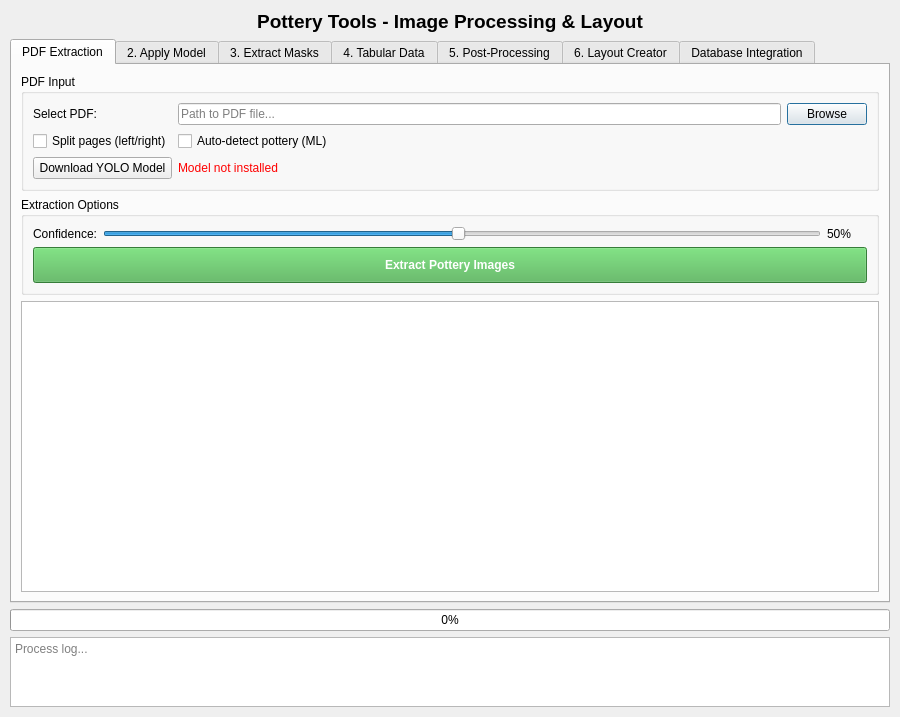
<?xml version="1.0" encoding="UTF-8"?>
<ui version="4.0">
 <class>PotteryTools</class>
 <widget class="QDialog" name="PotteryTools">
  <property name="geometry">
   <rect>
    <x>0</x>
    <y>0</y>
    <width>900</width>
    <height>700</height>
   </rect>
  </property>
  <property name="windowTitle">
   <string>PyArchInit - Pottery Tools</string>
  </property>
  <layout class="QVBoxLayout" name="verticalLayout_main">
   <property name="margin">
    <number>10</number>
   </property>
   <item>
    <widget class="QLabel" name="label_title">
     <property name="font">
      <font>
       <pointsize>14</pointsize>
       <weight>75</weight>
       <bold>true</bold>
      </font>
     </property>
     <property name="text">
      <string>Pottery Tools - Image Processing &amp; Layout</string>
     </property>
     <property name="alignment">
      <set>Qt::AlignCenter</set>
     </property>
    </widget>
   </item>
   <item>
    <widget class="QTabWidget" name="tabWidget_main">
     <property name="currentIndex">
      <number>0</number>
     </property>

     <!-- Tab 1: PDF Extraction -->
     <widget class="QWidget" name="tab_pdf_extraction">
      <attribute name="title">
       <string>PDF Extraction</string>
      </attribute>
      <layout class="QVBoxLayout" name="verticalLayout_pdf">
       <item>
        <widget class="QGroupBox" name="groupBox_pdf_input">
         <property name="title">
          <string>PDF Input</string>
         </property>
         <layout class="QGridLayout" name="gridLayout_pdf">
          <item row="0" column="0">
           <widget class="QLabel" name="label_pdf_file">
            <property name="text">
             <string>Select PDF:</string>
            </property>
           </widget>
          </item>
          <item row="0" column="1">
           <widget class="QLineEdit" name="lineEdit_pdf_path">
            <property name="placeholderText">
             <string>Path to PDF file...</string>
            </property>
           </widget>
          </item>
          <item row="0" column="2">
           <widget class="QPushButton" name="pushButton_browse_pdf">
            <property name="text">
             <string>Browse</string>
            </property>
            <property name="maximumSize">
             <size>
              <width>100</width>
              <height>16777215</height>
             </size>
            </property>
           </widget>
          </item>
          <item row="1" column="0">
           <widget class="QCheckBox" name="checkBox_split_pages">
            <property name="text">
             <string>Split pages (left/right)</string>
            </property>
           </widget>
          </item>
          <item row="1" column="1">
           <widget class="QCheckBox" name="checkBox_auto_detect">
            <property name="text">
             <string>Auto-detect pottery (ML)</string>
            </property>
            <property name="checked">
             <bool>false</bool>
            </property>
           </widget>
          </item>
          <item row="2" column="0">
           <widget class="QPushButton" name="pushButton_download_model">
            <property name="text">
             <string>Download YOLO Model</string>
            </property>
           </widget>
          </item>
          <item row="2" column="1">
           <widget class="QLabel" name="label_model_status">
            <property name="text">
             <string>Model not installed</string>
            </property>
            <property name="styleSheet">
             <string>color: red;</string>
            </property>
           </widget>
          </item>
         </layout>
        </widget>
       </item>
       <item>
        <widget class="QGroupBox" name="groupBox_extraction_options">
         <property name="title">
          <string>Extraction Options</string>
         </property>
         <layout class="QGridLayout" name="gridLayout_extract_opts">
          <item row="0" column="0">
           <widget class="QLabel" name="label_confidence">
            <property name="text">
             <string>Confidence:</string>
            </property>
           </widget>
          </item>
          <item row="0" column="1">
           <widget class="QSlider" name="slider_confidence">
            <property name="minimum">
             <number>1</number>
            </property>
            <property name="maximum">
             <number>100</number>
            </property>
            <property name="value">
             <number>50</number>
            </property>
            <property name="orientation">
             <enum>Qt::Horizontal</enum>
            </property>
           </widget>
          </item>
          <item row="0" column="2">
           <widget class="QLabel" name="label_confidence_value">
            <property name="text">
             <string>50%</string>
            </property>
            <property name="minimumSize">
             <size>
              <width>40</width>
              <height>0</height>
             </size>
            </property>
           </widget>
          </item>
          <item row="1" column="0" colspan="3">
           <widget class="QPushButton" name="pushButton_extract">
            <property name="text">
             <string>Extract Pottery Images</string>
            </property>
            <property name="styleSheet">
             <string>QPushButton { background-color: #4CAF50; color: white; font-weight: bold; padding: 10px; }</string>
            </property>
           </widget>
          </item>
         </layout>
        </widget>
       </item>
       <item>
        <widget class="QListWidget" name="listWidget_extracted">
         <property name="viewMode">
          <enum>QListView::IconMode</enum>
         </property>
         <property name="iconSize">
          <size>
           <width>100</width>
           <height>100</height>
          </size>
         </property>
         <property name="gridSize">
          <size>
           <width>120</width>
           <height>120</height>
          </size>
         </property>
        </widget>
       </item>
      </layout>
     </widget>

     <!-- Tab 2: Layout Creator -->
     <widget class="QWidget" name="tab_apply_model">
      <attribute name="title">
       <string>2. Apply Model</string>
      </attribute>
      <layout class="QVBoxLayout" name="verticalLayout_apply">
       <item>
        <widget class="QGroupBox" name="groupBox_model_params">
         <property name="title">
          <string>Model Parameters</string>
         </property>
         <layout class="QGridLayout" name="gridLayout_model">
          <item row="0" column="0">
           <widget class="QLabel" name="label_kernel">
            <property name="text">
             <string>Kernel Size:</string>
            </property>
           </widget>
          </item>
          <item row="0" column="1">
           <widget class="QSpinBox" name="spinBox_kernel">
            <property name="minimum">
             <number>1</number>
            </property>
            <property name="maximum">
             <number>10</number>
            </property>
            <property name="value">
             <number>2</number>
            </property>
           </widget>
          </item>
          <item row="1" column="0">
           <widget class="QLabel" name="label_iterations">
            <property name="text">
             <string>Iterations:</string>
            </property>
           </widget>
          </item>
          <item row="1" column="1">
           <widget class="QSpinBox" name="spinBox_iterations">
            <property name="minimum">
             <number>1</number>
            </property>
            <property name="maximum">
             <number>20</number>
            </property>
            <property name="value">
             <number>10</number>
            </property>
           </widget>
          </item>
          <item row="2" column="0" colspan="2">
           <widget class="QPushButton" name="pushButton_apply_model">
            <property name="text">
             <string>Apply Model to Images</string>
            </property>
           </widget>
          </item>
         </layout>
        </widget>
       </item>
       <item>
        <widget class="QListWidget" name="listWidget_masks"/>
       </item>
      </layout>
     </widget>
     <widget class="QWidget" name="tab_extract_masks">
      <attribute name="title">
       <string>3. Extract Masks</string>
      </attribute>
      <layout class="QVBoxLayout" name="verticalLayout_extract">
       <item>
        <widget class="QPushButton" name="pushButton_extract_masks">
         <property name="text">
          <string>Extract Individual Pottery Instances</string>
         </property>
        </widget>
       </item>
       <item>
        <widget class="QListWidget" name="listWidget_pottery_cards"/>
       </item>
      </layout>
     </widget>
     <widget class="QWidget" name="tab_tabular">
      <attribute name="title">
       <string>4. Tabular Data</string>
      </attribute>
      <layout class="QVBoxLayout" name="verticalLayout_tabular">
       <item>
        <widget class="QTableWidget" name="tableWidget_pottery_data">
         <column>
          <property name="text">
           <string>ID</string>
          </property>
         </column>
         <column>
          <property name="text">
           <string>Image</string>
          </property>
         </column>
         <column>
          <property name="text">
           <string>Type</string>
          </property>
         </column>
         <column>
          <property name="text">
           <string>Notes</string>
          </property>
         </column>
        </widget>
       </item>
       <item>
        <widget class="QPushButton" name="pushButton_save_tabular">
         <property name="text">
          <string>Save Tabular Data</string>
         </property>
        </widget>
       </item>
      </layout>
     </widget>
     <widget class="QWidget" name="tab_postprocess">
      <attribute name="title">
       <string>5. Post-Processing</string>
      </attribute>
      <layout class="QVBoxLayout" name="verticalLayout_post">
       <item>
        <widget class="QGroupBox" name="groupBox_postprocess">
         <property name="title">
          <string>Processing Options</string>
         </property>
         <layout class="QVBoxLayout" name="verticalLayout_post_opts">
          <item>
           <widget class="QCheckBox" name="checkBox_auto_flip_v">
            <property name="text">
             <string>Auto Vertical Flip</string>
            </property>
            <property name="checked">
             <bool>true</bool>
            </property>
           </widget>
          </item>
          <item>
           <widget class="QCheckBox" name="checkBox_auto_flip_h">
            <property name="text">
             <string>Auto Horizontal Flip</string>
            </property>
            <property name="checked">
             <bool>true</bool>
            </property>
           </widget>
          </item>
          <item>
           <widget class="QCheckBox" name="checkBox_classify">
            <property name="text">
             <string>Auto-classify ENT/FRAG</string>
            </property>
            <property name="checked">
             <bool>true</bool>
            </property>
           </widget>
          </item>
          <item>
           <widget class="QPushButton" name="pushButton_process_all">
            <property name="text">
             <string>Process All Images</string>
            </property>
           </widget>
          </item>
         </layout>
        </widget>
       </item>
       <item>
        <widget class="QListWidget" name="listWidget_processed"/>
       </item>
      </layout>
     </widget>
     <widget class="QWidget" name="tab_layout">
      <attribute name="title">
       <string>6. Layout Creator</string>
      </attribute>
      <layout class="QVBoxLayout" name="verticalLayout_layout">
       <item>
        <widget class="QGroupBox" name="groupBox_image_source">
         <property name="title">
          <string>Image Source</string>
         </property>
         <layout class="QVBoxLayout" name="verticalLayout_source">
          <item>
           <widget class="QRadioButton" name="radioButton_from_extraction">
            <property name="text">
             <string>Use extracted images from PDF</string>
            </property>
            <property name="checked">
             <bool>true</bool>
            </property>
           </widget>
          </item>
          <item>
           <widget class="QRadioButton" name="radioButton_from_folder">
            <property name="text">
             <string>Load from folder</string>
            </property>
           </widget>
          </item>
          <item>
           <widget class="QRadioButton" name="radioButton_from_db">
            <property name="text">
             <string>Load from database (Pottery/Inventory records)</string>
            </property>
           </widget>
          </item>
          <item>
           <layout class="QHBoxLayout" name="horizontalLayout_folder">
            <item>
             <widget class="QLineEdit" name="lineEdit_folder_path">
              <property name="enabled">
               <bool>false</bool>
              </property>
              <property name="placeholderText">
               <string>Select folder with images...</string>
              </property>
             </widget>
            </item>
            <item>
             <widget class="QPushButton" name="pushButton_browse_folder">
              <property name="enabled">
               <bool>false</bool>
              </property>
              <property name="text">
               <string>Browse</string>
              </property>
              <property name="maximumSize">
               <size>
                <width>100</width>
                <height>16777215</height>
               </size>
              </property>
             </widget>
            </item>
           </layout>
          </item>
         </layout>
        </widget>
       </item>
       <item>
        <widget class="QGroupBox" name="groupBox_layout_settings">
         <property name="title">
          <string>Layout Settings</string>
         </property>
         <layout class="QGridLayout" name="gridLayout_layout">
          <item row="0" column="0">
           <widget class="QLabel" name="label_layout_mode">
            <property name="text">
             <string>Layout Mode:</string>
            </property>
           </widget>
          </item>
          <item row="0" column="1">
           <widget class="QComboBox" name="comboBox_layout_mode">
            <item>
             <property name="text">
              <string>Grid</string>
             </property>
            </item>
            <item>
             <property name="text">
              <string>Puzzle (optimized)</string>
             </property>
            </item>
           </widget>
          </item>
          <item row="0" column="2">
           <widget class="QLabel" name="label_page_size">
            <property name="text">
             <string>Page Size:</string>
            </property>
           </widget>
          </item>
          <item row="0" column="3">
           <widget class="QComboBox" name="comboBox_page_size">
            <item>
             <property name="text">
              <string>A4</string>
             </property>
            </item>
            <item>
             <property name="text">
              <string>A3</string>
             </property>
            </item>
            <item>
             <property name="text">
              <string>Letter</string>
             </property>
            </item>
           </widget>
          </item>
          <item row="1" column="0">
           <widget class="QLabel" name="label_grid_rows">
            <property name="text">
             <string>Rows:</string>
            </property>
           </widget>
          </item>
          <item row="1" column="1">
           <widget class="QSpinBox" name="spinBox_rows">
            <property name="minimum">
             <number>1</number>
            </property>
            <property name="maximum">
             <number>10</number>
            </property>
            <property name="value">
             <number>4</number>
            </property>
           </widget>
          </item>
          <item row="1" column="2">
           <widget class="QLabel" name="label_grid_cols">
            <property name="text">
             <string>Columns:</string>
            </property>
           </widget>
          </item>
          <item row="1" column="3">
           <widget class="QSpinBox" name="spinBox_cols">
            <property name="minimum">
             <number>1</number>
            </property>
            <property name="maximum">
             <number>10</number>
            </property>
            <property name="value">
             <number>3</number>
            </property>
           </widget>
          </item>
          <item row="2" column="0">
           <widget class="QCheckBox" name="checkBox_add_captions">
            <property name="text">
             <string>Add captions</string>
            </property>
            <property name="checked">
             <bool>true</bool>
            </property>
           </widget>
          </item>
          <item row="2" column="1">
           <widget class="QCheckBox" name="checkBox_add_scale">
            <property name="text">
             <string>Add scale bar</string>
            </property>
            <property name="checked">
             <bool>true</bool>
            </property>
           </widget>
          </item>
          <item row="2" column="2">
           <widget class="QLabel" name="label_scale_cm">
            <property name="text">
             <string>Scale (cm):</string>
            </property>
           </widget>
          </item>
          <item row="2" column="3">
           <widget class="QSpinBox" name="spinBox_scale_cm">
            <property name="minimum">
             <number>1</number>
            </property>
            <property name="value">
             <number>5</number>
            </property>
           </widget>
          </item>
         </layout>
        </widget>
       </item>
       <item>
        <layout class="QHBoxLayout" name="horizontalLayout_layout_buttons">
         <item>
          <widget class="QPushButton" name="pushButton_preview_layout">
           <property name="text">
            <string>Preview Layout</string>
           </property>
          </widget>
         </item>
         <item>
          <widget class="QPushButton" name="pushButton_generate_layout">
           <property name="text">
            <string>Generate Layout</string>
           </property>
           <property name="styleSheet">
            <string>QPushButton { background-color: #2196F3; color: white; font-weight: bold; padding: 10px; }</string>
           </property>
          </widget>
         </item>
        </layout>
       </item>
       <item>
        <widget class="QGraphicsView" name="graphicsView_preview">
         <property name="minimumSize">
          <size>
           <width>0</width>
           <height>200</height>
          </size>
         </property>
        </widget>
       </item>
      </layout>
     </widget>

     <!-- Tab 3: Database Integration -->
     <widget class="QWidget" name="tab_database">
      <attribute name="title">
       <string>Database Integration</string>
      </attribute>
      <layout class="QVBoxLayout" name="verticalLayout_db">
       <item>
        <widget class="QGroupBox" name="groupBox_db_selection">
         <property name="title">
          <string>Select Records</string>
         </property>
         <layout class="QVBoxLayout" name="verticalLayout_db_sel">
          <item>
           <layout class="QHBoxLayout" name="horizontalLayout_db_type">
            <item>
             <widget class="QRadioButton" name="radioButton_pottery">
              <property name="text">
               <string>Pottery Records</string>
              </property>
              <property name="checked">
               <bool>true</bool>
              </property>
             </widget>
            </item>
            <item>
             <widget class="QRadioButton" name="radioButton_inventory">
              <property name="text">
               <string>Inventory Materials</string>
              </property>
             </widget>
            </item>
           </layout>
          </item>
          <item>
           <layout class="QHBoxLayout" name="horizontalLayout_filters">
            <item>
             <widget class="QLabel" name="label_site_filter">
              <property name="text">
               <string>Site:</string>
              </property>
             </widget>
            </item>
            <item>
             <widget class="QComboBox" name="comboBox_site">
              <property name="editable">
               <bool>true</bool>
              </property>
             </widget>
            </item>
            <item>
             <widget class="QLabel" name="label_area_filter">
              <property name="text">
               <string>Area:</string>
              </property>
             </widget>
            </item>
            <item>
             <widget class="QComboBox" name="comboBox_area">
              <property name="editable">
               <bool>true</bool>
              </property>
             </widget>
            </item>
            <item>
             <widget class="QPushButton" name="pushButton_load_records">
              <property name="text">
               <string>Load Records</string>
              </property>
             </widget>
            </item>
           </layout>
          </item>
         </layout>
        </widget>
       </item>
       <item>
        <widget class="QTableWidget" name="tableWidget_records">
         <property name="alternatingRowColors">
          <bool>true</bool>
         </property>
         <property name="selectionBehavior">
          <enum>QAbstractItemView::SelectRows</enum>
         </property>
         <column>
          <property name="text">
           <string>ID</string>
          </property>
         </column>
         <column>
          <property name="text">
           <string>Number</string>
          </property>
         </column>
         <column>
          <property name="text">
           <string>Type</string>
          </property>
         </column>
         <column>
          <property name="text">
           <string>Class</string>
          </property>
         </column>
         <column>
          <property name="text">
           <string>Image</string>
          </property>
         </column>
         <column>
          <property name="text">
           <string>Select</string>
          </property>
         </column>
        </widget>
       </item>
       <item>
        <layout class="QHBoxLayout" name="horizontalLayout_db_buttons">
         <item>
          <widget class="QPushButton" name="pushButton_select_all">
           <property name="text">
            <string>Select All</string>
           </property>
          </widget>
         </item>
         <item>
          <widget class="QPushButton" name="pushButton_deselect_all">
           <property name="text">
            <string>Deselect All</string>
           </property>
          </widget>
         </item>
         <item>
          <spacer name="horizontalSpacer">
           <property name="orientation">
            <enum>Qt::Horizontal</enum>
           </property>
           <property name="sizeHint" stdset="0">
            <size>
             <width>40</width>
             <height>20</height>
            </size>
           </property>
          </spacer>
         </item>
         <item>
          <widget class="QPushButton" name="pushButton_add_to_layout">
           <property name="text">
            <string>Add Selected to Layout</string>
           </property>
           <property name="styleSheet">
            <string>QPushButton { background-color: #FF9800; color: white; font-weight: bold; }</string>
           </property>
          </widget>
         </item>
        </layout>
       </item>
      </layout>
     </widget>
    </widget>
   </item>
   <item>
    <widget class="QProgressBar" name="progressBar">
     <property name="value">
      <number>0</number>
     </property>
    </widget>
   </item>
   <item>
    <widget class="QTextEdit" name="textEdit_log">
     <property name="maximumSize">
      <size>
       <width>16777215</width>
       <height>100</height>
      </size>
     </property>
     <property name="readOnly">
      <bool>true</bool>
     </property>
     <property name="placeholderText">
      <string>Process log...</string>
     </property>
    </widget>
   </item>
  </layout>
 </widget>
 <resources/>
 <connections/>
</ui>
